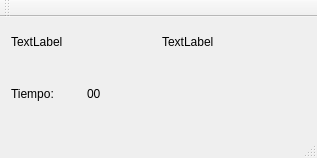
<?xml version="1.0" encoding="UTF-8"?>
<ui version="4.0">
 <class>MainWindow</class>
 <widget class="QMainWindow" name="MainWindow">
  <property name="windowModality">
   <enum>Qt::ApplicationModal</enum>
  </property>
  <property name="enabled">
   <bool>true</bool>
  </property>
  <property name="geometry">
   <rect>
    <x>0</x>
    <y>0</y>
    <width>317</width>
    <height>158</height>
   </rect>
  </property>
  <property name="windowTitle">
   <string notr="true">Juego</string>
  </property>
  <property name="animated">
   <bool>true</bool>
  </property>
  <property name="documentMode">
   <bool>false</bool>
  </property>
  <property name="dockNestingEnabled">
   <bool>true</bool>
  </property>
  <property name="dockOptions">
   <set>QMainWindow::AllowNestedDocks|QMainWindow::AllowTabbedDocks|QMainWindow::AnimatedDocks|QMainWindow::ForceTabbedDocks</set>
  </property>
  <widget class="QWidget" name="centralWidget">
   <property name="enabled">
    <bool>true</bool>
   </property>
   <layout class="QGridLayout" name="gridLayout_2">
    <item row="2" column="1">
     <layout class="QVBoxLayout" name="verticalLayout_2">
      <item>
       <widget class="QLabel" name="vidas">
        <property name="text">
         <string>TextLabel</string>
        </property>
       </widget>
      </item>
     </layout>
    </item>
    <item row="2" column="0">
     <layout class="QVBoxLayout" name="verticalLayout">
      <item>
       <widget class="QLabel" name="puntaje">
        <property name="text">
         <string>TextLabel</string>
        </property>
       </widget>
      </item>
     </layout>
    </item>
    <item row="1" column="0" colspan="2">
     <layout class="QGridLayout" name="gridLayout" rowminimumheight="0" columnminimumwidth="0">
      <property name="sizeConstraint">
       <enum>QLayout::SetFixedSize</enum>
      </property>
      <property name="spacing">
       <number>0</number>
      </property>
     </layout>
    </item>
    <item row="4" column="0" rowspan="2">
     <layout class="QHBoxLayout" name="horizontalLayout">
      <item>
       <widget class="QLabel" name="Time">
        <property name="enabled">
         <bool>true</bool>
        </property>
        <property name="text">
         <string>Tiempo:</string>
        </property>
       </widget>
      </item>
      <item>
       <widget class="QLabel" name="Segundos">
        <property name="text">
         <string>00</string>
        </property>
       </widget>
      </item>
     </layout>
    </item>
    <item row="5" column="1">
     <widget class="QLabel" name="GameOver">
      <property name="text">
       <string/>
      </property>
     </widget>
    </item>
   </layout>
  </widget>
  <widget class="QToolBar" name="mainToolBar">
   <attribute name="toolBarArea">
    <enum>TopToolBarArea</enum>
   </attribute>
   <attribute name="toolBarBreak">
    <bool>false</bool>
   </attribute>
  </widget>
  <widget class="QStatusBar" name="statusBar"/>
  <widget class="QMenuBar" name="menuBar">
   <property name="geometry">
    <rect>
     <x>0</x>
     <y>0</y>
     <width>317</width>
     <height>18</height>
    </rect>
   </property>
  </widget>
 </widget>
 <layoutdefault spacing="6" margin="11"/>
 <resources/>
 <connections/>
</ui>
